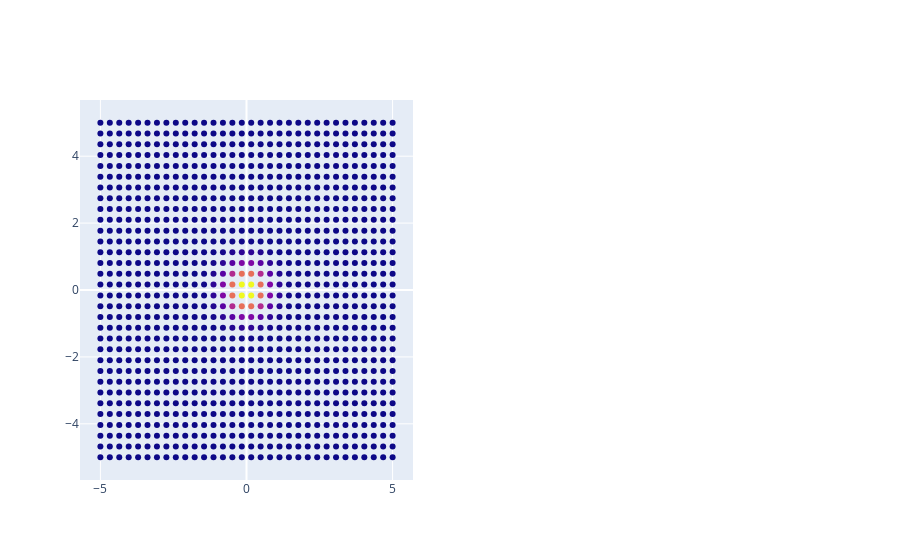

The notebook cell this image was saved under:
### Code cell
subset = df[(np.isclose(df['t'], 0.87)) & (df['z'] == -5.000000)]
fig = make_subplots(rows=1, cols=2)

fig.add_trace(
    go.Scatter(x=subset['x'], y=subset['y'], mode = 'markers', marker=dict(
        color=subset['expected']
    )),
    row=1, col=1
)

fig.show()

### Figure 1 — Plotly figure (JSON) as saved in the notebook; plotly's stock layout.template omitted (floating-point values rounded to 4 significant figures; data arrays with more than 128 entries replaced by an {"elided": "..."} marker saying what was removed)
{"data": [{"marker": {"color": {"elided": "1024 float values"}}, "mode": "markers", "type": "scatter", "x": {"elided": "1024 float values"}, "xaxis": "x", "y": {"elided": "1024 float values"}, "yaxis": "y"}], "layout": {"xaxis": {"anchor": "y", "domain": [0, 0.45]}, "xaxis2": {"anchor": "y2", "domain": [0.55, 1]}, "yaxis": {"anchor": "x", "domain": [0, 1]}, "yaxis2": {"anchor": "x2", "domain": [0, 1]}}}
